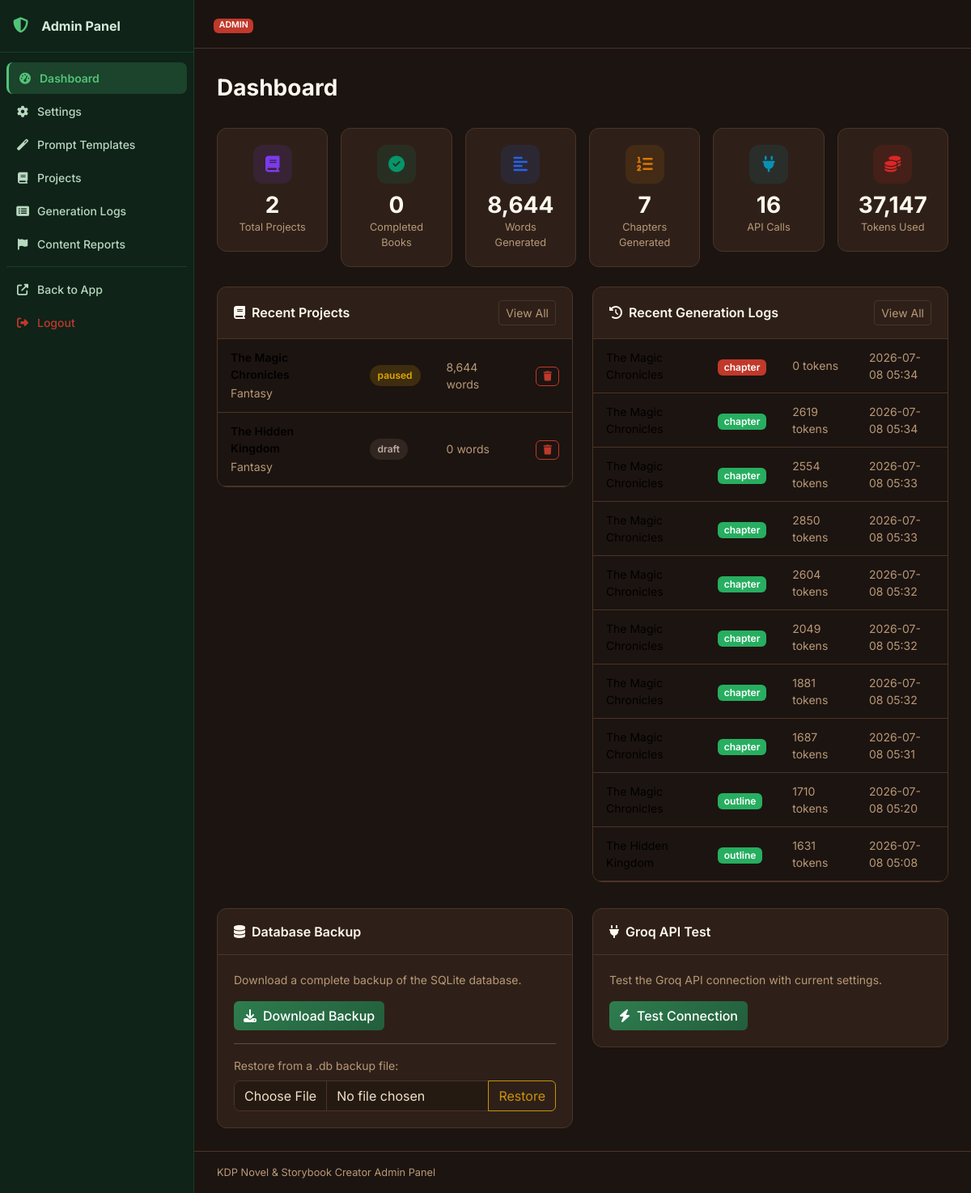
Page /julisunkan/dashboard (signed in) on the committed database.
### tables this page shows
CREATE TABLE projects (
    id INTEGER PRIMARY KEY AUTOINCREMENT,
    title TEXT NOT NULL,
    subtitle TEXT DEFAULT '',
    genre TEXT DEFAULT 'Fantasy',
    audience TEXT DEFAULT 'Adult',
    description TEXT DEFAULT '',
    language TEXT DEFAULT 'English',
    story_type TEXT DEFAULT 'Novel',
    writing_style TEXT DEFAULT 'Descriptive',
    point_of_view TEXT DEFAULT 'Third Person Limited',
    tense TEXT DEFAULT 'Past',
    tone TEXT DEFAULT 'Adventurous',
    num_chapters INTEGER DEFAULT 10,
    words_per_chapter INTEGER DEFAULT 2000,
    creativity_level TEXT DEFAULT 'balanced',
    temperature REAL DEFAULT 0.7,
    top_p REAL DEFAULT 0.9,
    max_tokens INTEGER DEFAULT 4096,
    status TEXT DEFAULT 'draft',
    current_chapter INTEGER DEFAULT 0,
    total_words INTEGER DEFAULT 0,
    cover_prompt TEXT DEFAULT '',
    include_images INTEGER DEFAULT 0,
    images_per_chapter INTEGER DEFAULT 1,
    image_style TEXT DEFAULT 'Realistic',
    created_at TIMESTAMP DEFAULT CURRENT_TIMESTAMP,
    updated_at TIMESTAMP DEFAULT CURRENT_TIMESTAMP
);

CREATE TABLE generation_logs (
    id INTEGER PRIMARY KEY AUTOINCREMENT,
    project_id INTEGER,
    chapter_id INTEGER,
    log_type TEXT DEFAULT 'chapter',
    prompt TEXT DEFAULT '',
    response TEXT DEFAULT '',
    tokens_used INTEGER DEFAULT 0,
    generation_time REAL DEFAULT 0,
    status TEXT DEFAULT 'success',
    error_message TEXT DEFAULT '',
    created_at TIMESTAMP DEFAULT CURRENT_TIMESTAMP,
    FOREIGN KEY (project_id) REFERENCES projects(id) ON DELETE CASCADE
);

CREATE TABLE settings (
    id INTEGER PRIMARY KEY AUTOINCREMENT,
    key TEXT UNIQUE NOT NULL,
    value TEXT,
    updated_at TIMESTAMP DEFAULT CURRENT_TIMESTAMP
);

### routes/admin.py (the view)
@bp.route('/dashboard')
@admin_required
def dashboard():
    db = get_db()
    stats = {
        'total_projects': db.execute('SELECT COUNT(*) FROM projects').fetchone()[0],
        'completed': db.execute("SELECT COUNT(*) FROM projects WHERE status='completed'").fetchone()[0],
        'total_words': db.execute('SELECT COALESCE(SUM(total_words),0) FROM projects').fetchone()[0],
        'total_chapters': db.execute("SELECT COUNT(*) FROM chapters WHERE status='generated'").fetchone()[0],
        'total_api_calls': db.execute('SELECT COALESCE(SUM(api_requests),0) FROM statistics').fetchone()[0],
        'total_tokens': db.execute('SELECT COALESCE(SUM(tokens_used),0) FROM statistics').fetchone()[0],
        'total_books': db.execute('SELECT COALESCE(SUM(books_generated),0) FROM statistics').fetchone()[0],
        'total_log_errors': db.execute("SELECT COUNT(*) FROM generation_logs WHERE status='error'").fetchone()[0],
    }
    recent_projects = db.execute(
        'SELECT * FROM projects ORDER BY updated_at DESC LIMIT 10'
    ).fetchall()
    recent_logs = db.execute(
        '''SELECT gl.*, p.title as project_title FROM generation_logs gl
           LEFT JOIN projects p ON gl.project_id = p.id
           ORDER BY gl.id DESC LIMIT 20'''
    ).fetchall()
    daily_stats = db.execute(
        'SELECT * FROM statistics ORDER BY date DESC LIMIT 30'
    ).fetchall()
    return render_template('admin/dashboard.html', stats=stats,
                           recent_projects=recent_projects,
                           recent_logs=recent_logs, daily_stats=daily_stats)

### database/__init__.py (called while the page is built)
def get_db():
    if 'db' not in g:
        db_path = current_app.config['DATABASE']
        os.makedirs(os.path.dirname(db_path), exist_ok=True)
        g.db = sqlite3.connect(db_path)
        g.db.row_factory = sqlite3.Row
        g.db.execute('PRAGMA foreign_keys = ON')
        g.db.execute('PRAGMA journal_mode = WAL')
    return g.db

### utils/helpers.py (called while the page is built)
def admin_required(f):
    @wraps(f)
    def decorated(*args, **kwargs):
        if not session.get('admin_logged_in'):
            return redirect(url_for('admin.login'))
        return f(*args, **kwargs)
    return decorated

def get_setting(db, key, default=''):
    row = db.execute('SELECT value FROM settings WHERE key = ?', (key,)).fetchone()
    return row['value'] if row else default

### templates/admin/dashboard.html (shortened to what this page needs)
{% extends "admin/base.html" %}
{% block admin_content %}
<div class="page-header">
  <h1 class="page-title">Dashboard</h1>
</div>
<div class="row g-3 mb-4">
  {% set admin_stats = [
    ('total_projects', 'Total Projects', 'fas fa-book', '#7c3aed'),
    ('completed', 'Completed Books', 'fas fa-check-circle', '#059669'),
    ('total_words', 'Words Generated', 'fas fa-align-left', '#2563eb'),
    ('total_chapters', 'Chapters Generated', 'fas fa-list-ol', '#d97706'),
    ('total_api_calls', 'API Calls', 'fas fa-plug', '#0891b2'),
    ('total_tokens', 'Tokens Used', 'fas fa-coins', '#dc2626'),
  ] %}
  {% for key, label, icon, color in admin_stats %}
  <div class="col-6 col-md-4 col-xl-2">
    <div class="stat-card">
      <div class="stat-icon" style="background:{{ color }}20;color:{{ color }}">
        <i class="{{ icon }}"></i>
      </div>
      <div class="stat-value">{{ '{:,}'.format(stats[key]) }}</div>
      <div class="stat-label">{{ label }}</div>
    </div>
  </div>
  {% endfor %}
</div>
<div class="row g-4">
  <div class="col-lg-6">
    <div class="card data-card">
      <div class="card-header d-flex justify-content-between">
        <span><i class="fas fa-book me-2"></i>Recent Projects</span>
        <a href="{{ url_for('admin.projects') }}" class="btn btn-sm btn-outline-secondary">View All</a>
      </div>
      <div class="card-body p-0">
        <table class="table table-sm table-hover mb-0">
          <tbody>
            {% for p in recent_projects %}
            <tr>
              <td>
                <div class="fw-600 small">{{ p.title[:30] }}</div>
                <small class="text-muted">{{ p.genre }}</small>
              </td>
              <td><span class="status-pill status-{{ p.status }} small">{{ p.status }}</span></td>
              <td class="text-muted small">{{ '{:,}'.format(p.total_words) }} words</td>
              <td>
                <form method="POST" action="{{ url_for('admin.delete_project', project_id=p.id) }}" style="display:inline" id="dash-del-{{ p.id }}">
                  <button type="button" class="btn btn-xs btn-outline-danger"
                          onclick="showConfirm('Delete this project? This cannot be undone.', function(){ document.getElementById('dash-del-{{ p.id }}').submit(); })">
                    <i class="fas fa-trash"></i>
                  </button>
                </form>
              </td>
            </tr>
            {% endfor %}
          </tbody>
        </table>
      </div>
    </div>
  </div>
  <div class="col-lg-6">
    <div class="card data-card">
      <div class="card-header d-flex justify-content-between">
        <span><i class="fas fa-history me-2"></i>Recent Generation Logs</span>
        <a href="{{ url_for('admin.logs') }}" class="btn btn-sm btn-outline-secondary">View All</a>
      </div>
      <div class="card-body p-0">
        <table class="table table-sm table-hover mb-0">
          <tbody>
            {% for log in recent_logs %}
            <tr>
              <td class="small">{{ log.project_title or '—' }}</td>
              <td><span class="badge bg-{{ 'success' if log.status == 'success' else 'danger' }}">{{ log.log_type }}</span></td>
              <td class="text-muted small">{{ log.tokens_used }} tokens</td>
              <td class="text-muted small">{{ log.created_at[:16] if log.created_at else '—' }}</td>
            </tr>
            {% endfor %}
          </tbody>
        </table>
      </div>
    </div>
  </div>
</div>
<div class="row g-4 mt-2">
  <div class="col-md-6">
    <div class="card form-card">
      <div class="card-header"><i class="fas fa-database me-2"></i>Database Backup</div>
      <div class="card-body">
        <p class="text-muted small mb-3">Download a complete backup of the SQLite database.</p>
        <form method="POST" action="{{ url_for('admin.backup') }}">
          <button type="submit" class="btn btn-primary">
            <i class="fas fa-download me-2"></i>Download Backup
          </button>
        </form>
        <hr>
        <p class="text-muted small mb-2">Restore from a .db backup file:</p>
        <form method="POST" action="{{ url_for('admin.restore') }}" enctype="multipart/form-data" id="restoreForm">
          <div class="input-group">
            <input type="file" name="backup_file" class="form-control" accept=".db">
            <button type="button" class="btn btn-outline-warning"
                    onclick="showConfirm('Restore database? This will overwrite all current data and cannot be undone.', function(){ document.getElementById('restoreForm').submit(); })">
              Restore
            </button>
          </div>
        </form>
      </div>
    </div>
  </div>
  <div class="col-md-6">
    <div class="card form-card">
      <div class="card-header"><i class="fas fa-plug me-2"></i>Groq API Test</div>
      <div class="card-body">
        <p class="text-muted small mb-3">Test the Groq API connection with current settings.</p>
        <button class="btn btn-primary" onclick="testGroq()">
          <i class="fas fa-bolt me-2"></i>Test Connection
        </button>
      </div>
    </div>
  </div>
</div>
{% endblock %}

### templates/admin/base.html (shortened to what this page needs)
<!DOCTYPE html>
<html lang="en" data-theme="{{ default_theme or 'dark' }}">
<head>
  <link href="https://cdn.jsdelivr.net/npm/bootstrap@5.3.2/dist/css/bootstrap.min.css" rel="stylesheet">
  <link href="https://cdnjs.cloudflare.com/ajax/libs/font-awesome/6.5.0/css/all.min.css" rel="stylesheet">
  <link href="{{ url_for('static', filename='css/style.css') }}" rel="stylesheet">
</head>
<body>
<nav class="sidebar" id="sidebar">
  <div class="sidebar-header">
    <a href="{{ url_for('admin.dashboard') }}" class="sidebar-brand">
      <i class="fas fa-shield-alt me-2"></i><span>Admin Panel</span>
    </a>
  </div>
  <div class="sidebar-menu">
    <a href="{{ url_for('admin.dashboard') }}" class="sidebar-item {% if request.endpoint == 'admin.dashboard' %}active{% endif %}">
      <i class="fas fa-tachometer-alt"></i><span>Dashboard</span>
    </a>
    <a href="{{ url_for('admin.settings') }}" class="sidebar-item {% if request.endpoint == 'admin.settings' %}active{% endif %}">
      <i class="fas fa-cog"></i><span>Settings</span>
    </a>
    <a href="{{ url_for('admin.prompts') }}" class="sidebar-item {% if request.endpoint == 'admin.prompts' %}active{% endif %}">
      <i class="fas fa-magic"></i><span>Prompt Templates</span>
    </a>
    <a href="{{ url_for('admin.projects') }}" class="sidebar-item {% if request.endpoint == 'admin.projects' %}active{% endif %}">
      <i class="fas fa-book"></i><span>Projects</span>
    </a>
    <a href="{{ url_for('admin.logs') }}" class="sidebar-item {% if request.endpoint == 'admin.logs' %}active{% endif %}">
      <i class="fas fa-list-alt"></i><span>Generation Logs</span>
    </a>
    <a href="{{ url_for('admin.reports') }}" class="sidebar-item {% if request.endpoint == 'admin.reports' %}active{% endif %}">
      <i class="fas fa-flag"></i><span>Content Reports</span>
    </a>
    <div class="sidebar-divider"></div>
    <a href="{{ url_for('main.index') }}" class="sidebar-item">
      <i class="fas fa-external-link-alt"></i><span>Back to App</span>
    </a>
    <a href="{{ url_for('admin.logout') }}" class="sidebar-item text-danger">
      <i class="fas fa-sign-out-alt"></i><span>Logout</span>
    </a>
  </div>
</nav>
<div class="main-wrapper" id="mainWrapper">
  <header class="topnav">
    <div class="topnav-breadcrumb">
      <span class="badge bg-danger me-2">ADMIN</span>
    </div>
  </header>
  <main class="content-area">
    {% block admin_content %}{% endblock %}
  </main>
  <footer class="content-footer"><span>{{ app_name }} Admin Panel</span></footer>
</div>
</body>
</html>

### rows in the picture
projects: title "The Magic Chronicles", genre "Fantasy", status "paused", total_words "8,644"
projects: title "The Hidden Kingdom", genre "Fantasy", status "draft", total_words "0"
generation_logs: title "The Magic Chronicles", log_type "chapter", tokens_used "0", created_at "2026-07-08 05:34"
generation_logs: title "The Magic Chronicles", log_type "chapter", tokens_used "2619", created_at "2026-07-08 05:34"
generation_logs: title "The Magic Chronicles", log_type "chapter", tokens_used "2554", created_at "2026-07-08 05:33"
generation_logs: title "The Magic Chronicles", log_type "chapter", tokens_used "2850", created_at "2026-07-08 05:33"
generation_logs: title "The Magic Chronicles", log_type "chapter", tokens_used "2604", created_at "2026-07-08 05:32"
generation_logs: title "The Magic Chronicles", log_type "chapter", tokens_used "2049", created_at "2026-07-08 05:32"
generation_logs: title "The Magic Chronicles", log_type "chapter", tokens_used "1881", created_at "2026-07-08 05:32"
generation_logs: title "The Magic Chronicles", log_type "chapter", tokens_used "1687", created_at "2026-07-08 05:31"
generation_logs: title "The Magic Chronicles", log_type "outline", tokens_used "1710", created_at "2026-07-08 05:20"
generation_logs: title "The Hidden Kingdom", log_type "outline", tokens_used "1631", created_at "2026-07-08 05:08"
settings: value "KDP Novel & Storybook Creator"

### other values in the picture
{{ '{:,}'.format(stats[key]) }} "2" "0" "8,644" "7" "16" "37,147"
{{ label }} "Total Projects" "Completed Books" "Words Generated" "Chapters Generated" "API Calls" "Tokens Used"
